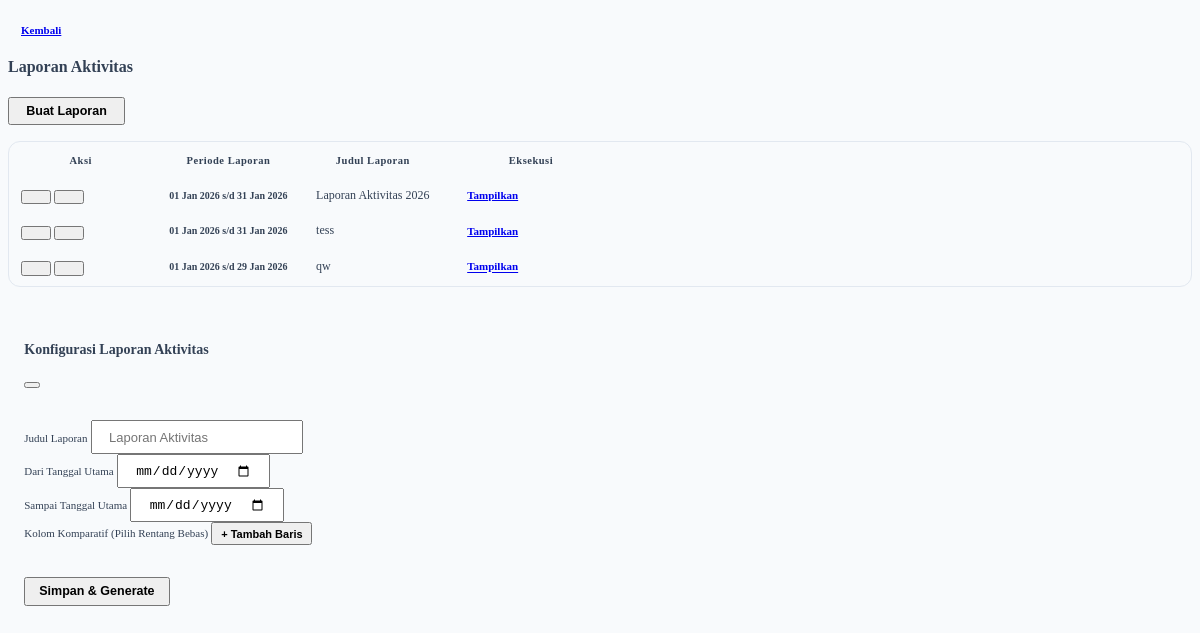
The page /laporan_aktivitas.php on the database its author committed.
### tables this page shows
CREATE TABLE `laporan_keuangan_setting` (
  `id` int(11) NOT NULL AUTO_INCREMENT,
  `judul_laporan` varchar(255) NOT NULL,
  `deskripsi` text DEFAULT NULL,
  `jenis_laporan` varchar(100) DEFAULT NULL,
  `tgl_mulai` date DEFAULT NULL,
  `tgl_akhir` date DEFAULT NULL,
  `metode` enum('Akrual','Cash Basis') DEFAULT 'Akrual',
  `comp_dates` text DEFAULT NULL,
  `created_by` int(11) DEFAULT NULL,
  `created_at` timestamp NOT NULL DEFAULT current_timestamp(),
  PRIMARY KEY (`id`),
  KEY `idx_jenis_laporan` (`jenis_laporan`),
  KEY `idx_jenis_laporan_sync` (`jenis_laporan`),
  KEY `idx_history_report` (`jenis_laporan`),
  KEY `idx_jenis_laporan_neraca` (`jenis_laporan`),
  KEY `idx_report_neraca` (`jenis_laporan`,`tgl_akhir`)
);

### laporan_aktivitas.php (the view, shortened to what this page needs)
<?php
$check_grup = $conn->query("SHOW COLUMNS FROM syifa_akun LIKE 'grup_aktivitas'");
if ($check_grup && $check_grup->num_rows == 0) {
    $conn->query("ALTER TABLE syifa_akun ADD COLUMN grup_aktivitas VARCHAR(100) DEFAULT 'TIDAK_MASUK' AFTER report_group");
}
$conn->query("UPDATE syifa_akun SET laporan_aktivitas = 0, akun_tipe_laporan = 'NERACA' WHERE kategori IN ('Aset', 'Liabilitas', 'Kewajiban', 'Aset Neto', 'Ekuitas')");
$conn->query("UPDATE syifa_akun SET laporan_aktivitas = 1, akun_tipe_laporan = 'OPERASIONAL' WHERE kategori IN ('Pendapatan', 'Beban')");
$view = $_GET['view'] ?? 'hub';
$history = $conn->query("SELECT s.*, u.nama_lengkap as creator FROM laporan_keuangan_setting s LEFT JOIN users u ON s.created_by = u.id WHERE s.jenis_laporan = 'aktivitas' ORDER BY s.created_at DESC");
?>
<link rel="stylesheet" href="assets/css/syifa-bs5-fix.css">
<div class="container-fluid py-4 animate__animated animate__fadeIn text-dark">
    <?php if ($view == 'hub'): ?>
        <div class="d-flex justify-content-between align-items-center mb-4 bg-white p-3 rounded-4 shadow-sm border-start border-primary border-4 no-print text-center">
            <div class="d-flex align-items-center gap-3 text-start">
                <a href="index.php?page=laporan_keuangan" class="btn btn-outline-dark rounded-pill px-3 fw-bold shadow-sm small text-uppercase"><i class="fas fa-arrow-left me-1"></i> Kembali</a>
                <div><h4 class="fw-bold mb-0 text-dark">Laporan Aktivitas</h4></div>
            </div>
            <button type="button" class="btn btn-primary rounded-pill px-4 fw-bold shadow text-uppercase" onclick="lr_openSetupModal()">
                <i class="fas fa-plus-circle me-2"></i>Buat Laporan
            </button>
        </div>
        <div class="card border-0 shadow-sm rounded-4 overflow-hidden bg-white shadow-sm">
            <div class="table-responsive">
                <table class="table table-hover mb-0 text-center">
                    <thead class="table-dark small text-uppercase">
                        <tr>
                            <th width="120">Aksi</th><th>Periode Laporan</th><th class="text-start">Judul Laporan</th><th class="pe-4" width="160">Eksekusi</th>
                        </tr>
                    </thead>
                    <tbody>
                    <?php if($history && $history->num_rows > 0): while ($row = $history->fetch_assoc()): ?>
                        <tr>
                            <td>
                                <div class="btn-group btn-group-sm rounded-pill border bg-white shadow-sm overflow-hidden">
                                    <button class="btn btn-white text-warning border-end" onclick='lr_openSetupModal(this)' data-id="<?= $row['id'] ?>" data-judul="<?= htmlspecialchars($row['judul_laporan'], ENT_QUOTES) ?>" data-start="<?= $row['tgl_mulai'] ?>" data-end="<?= $row['tgl_akhir'] ?>" data-comp='<?= htmlspecialchars($row['comp_dates'], ENT_QUOTES) ?>'><i class="fas fa-edit"></i></button>
                                    <button class="btn btn-white text-danger" onclick="lr_deleteReport(<?= $row['id'] ?>)"><i class="fas fa-trash"></i></button>
                                </div>
                            </td>
                            <td><span class="badge bg-light text-dark border px-3 fw-bold"><?= date('d M Y', strtotime($row['tgl_mulai'])) ?> s/d <?= date('d M Y', strtotime($row['tgl_akhir'])) ?></span></td>
                            <td class="text-start fw-bold text-primary"><?= $row['judul_laporan'] ?></td>
                            <td class="pe-4"><a href="?page=laporan_aktivitas&view=render&id=<?= $row['id'] ?>" class="btn btn-primary btn-sm rounded-pill px-4 fw-bold shadow-sm">Tampilkan</a></td>
                        </tr>
                    <?php endwhile; else: ?>
                        <tr><td colspan="4" class="py-5 text-muted small italic">Belum ada riwayat laporan yang dibuat.</td></tr>
                    <?php endif; ?>
                    </tbody>
                </table>
            </div>
        </div>
    <?php endif; ?>
</div>
<div class="modal fade" id="modalLRSetup" tabindex="-1" data-bs-backdrop="static" aria-hidden="true" style="z-index: 9999;">
    <div class="modal-dialog modal-dialog-centered modal-lg">
        <form action="financial_action.php" method="POST" id="formLRSetup" class="modal-content border-0 shadow-lg rounded-4 overflow-hidden text-dark">
            <div class="modal-header bg-primary text-white p-4 border-0">
                <h5 class="modal-title fw-bold text-white" id="lr_modal_title">Konfigurasi Laporan Aktivitas</h5>
                <button type="button" class="btn-close btn-close-white shadow-none" data-bs-dismiss="modal"></button>
            </div>
            <div class="modal-body p-4 bg-light text-dark">
                <div class="mb-3">
                    <label class="small fw-bold text-muted mb-1 uppercase">Judul Laporan</label>
                    <input type="text" name="judul" id="lr_judul" class="form-control rounded-pill border-0 shadow-sm px-4 py-2" required placeholder="Laporan Aktivitas">
                </div>
                <div class="row g-3 mb-3">
                    <div class="col-md-6">
                        <label class="small fw-bold text-primary mb-1 uppercase">Dari Tanggal Utama</label>
                        <input type="date" name="start_date" id="lr_start" class="form-control border-0 bg-white rounded-pill px-4 shadow-sm" required>
                    </div>
                    <div class="col-md-6">
                        <label class="small fw-bold text-primary mb-1 uppercase">Sampai Tanggal Utama</label>
                        <input type="date" name="end_date" id="lr_end" class="form-control border-0 bg-white rounded-pill px-4 shadow-sm" required>
                    </div>
                </div>
                <div class="border p-3 rounded-4 bg-white mt-3 shadow-sm">
                    <div class="d-flex justify-content-between align-items-center mb-2">
                        <label class="small fw-bold text-secondary mb-0 uppercase">Kolom Komparatif (Pilih Rentang Bebas)</label>
                        <button type="button" class="btn btn-xs btn-outline-primary rounded-pill px-3 fw-bold" onclick="addCompLR()">+ Tambah Baris</button>
                    </div>
                </div>
            </div>
            <div class="modal-footer border-0 p-4 pt-0 bg-light text-center d-block"><button type="submit" class="btn btn-primary w-100 rounded-pill py-3 fw-bold shadow-lg text-uppercase">Simpan & Generate</button></div>
        </form>
    </div>
</div>

### assets/css/syifa-bs5-fix.css (style rules this page uses)
h4, .h4 { font-size: 16px !important; }
h5, .h5 { font-size: 14px !important; font-weight: 700 !important; }
.table td, .table th { padding: 0.6rem 0.75rem !important; font-size: 12px !important; vertical-align: middle !important; }
.table thead th { font-size: 10.5px !important; letter-spacing: 0.5px; padding-top: 0.8rem !important; padding-bottom: 0.8rem !important; }
.table-responsive { border-radius: 12px !important; border: 1px solid #e2e8f0; }
.form-control, .form-select { font-size: 13px !important; padding: 0.4rem 0.8rem !important; min-height: 34px !important; }
.btn { font-size: 12.5px !important; padding: 0.4rem 1rem !important; font-weight: 600 !important; }
.btn-sm, .btn-xs { font-size: 11px !important; padding: 0.25rem 0.6rem !important; }
.badge { padding: 0.4em 0.7em !important; font-size: 10px !important; font-weight: 700 !important; }
.p-4, .card-body.p-4 { padding: 1.25rem !important; }
.px-4 { padding-left: 1.25rem !important; padding-right: 1.25rem !important; }
.py-4 { padding-top: 1.25rem !important; padding-bottom: 1.25rem !important; }
.mb-4 { margin-bottom: 1.25rem !important; }
.card { border-radius: 14px !important; }
.small, small { font-size: 11px !important; }

### rows shown on the page
laporan_keuangan_setting: tgl_mulai "01 Jan 2026", tgl_akhir "31 Jan 2026", judul_laporan "Laporan Aktivitas 2026"
laporan_keuangan_setting: tgl_mulai "01 Jan 2026", tgl_akhir "31 Jan 2026", judul_laporan "tess"
laporan_keuangan_setting: tgl_mulai "01 Jan 2026", tgl_akhir "29 Jan 2026", judul_laporan "qw"
